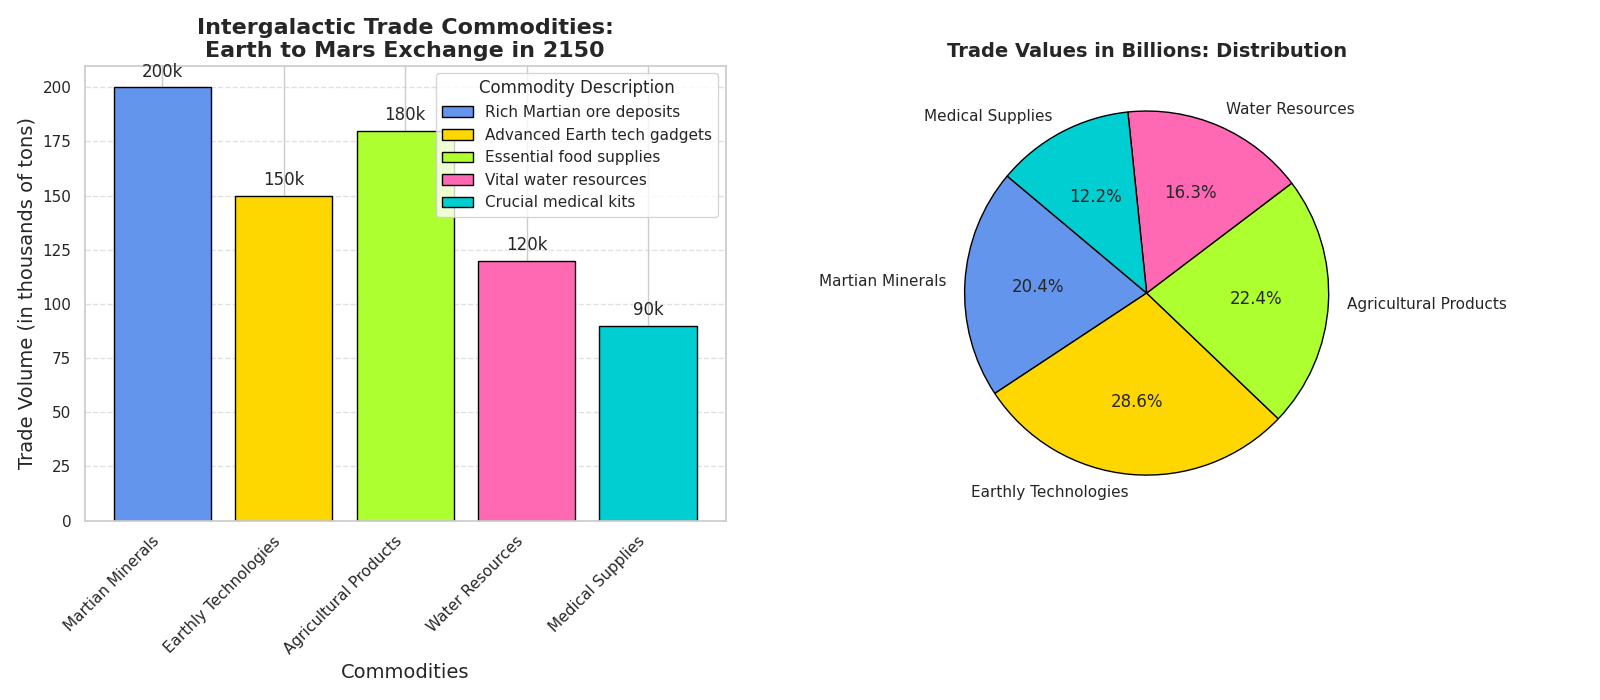

The script that drew this image:
import matplotlib.pyplot as plt
import numpy as np

commodities = ['Martian Minerals', 'Earthly Technologies', 
               'Agricultural Products', 'Water Resources', 
               'Medical Supplies']
trade_volumes = [200, 150, 180, 120, 90]
trade_values = [50, 70, 55, 40, 30]

# New set of colors for the bars and pie chart segments
new_colors = ['#6495ED', '#FFD700', '#ADFF2F', '#FF69B4', '#00CED1']

fig, (ax1, ax2) = plt.subplots(1, 2, figsize=(16, 7))

bars = ax1.bar(np.arange(len(commodities)), trade_volumes, color=new_colors, edgecolor='black')

ax1.set_title('Intergalactic Trade Commodities:\nEarth to Mars Exchange in 2150', fontsize=16, fontweight='bold')
ax1.set_xlabel('Commodities', fontsize=14)
ax1.set_ylabel('Trade Volume (in thousands of tons)', fontsize=14)
ax1.set_xticks(np.arange(len(commodities)))
ax1.set_xticklabels(commodities, rotation=45, ha='right')

for bar in bars:
    yval = bar.get_height()
    ax1.text(bar.get_x() + bar.get_width() / 2, yval + 3, f'{yval}k', ha='center', va='bottom', fontsize=12)

ax1.legend(bars, ['Rich Martian ore deposits', 'Advanced Earth tech gadgets', 
                  'Essential food supplies', 'Vital water resources', 
                  'Crucial medical kits'],
           title='Commodity Description', loc='upper right')
ax1.yaxis.grid(True, linestyle='--', alpha=0.6)

ax2.pie(trade_values, labels=commodities, autopct='%1.1f%%', startangle=140, colors=new_colors, wedgeprops={'edgecolor': 'black'})
ax2.set_title('Trade Values in Billions: Distribution', fontsize=14, fontweight='bold')

plt.tight_layout()
plt.show()
